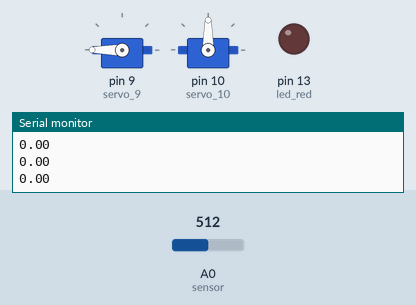
This sketch was run on a simulated Arduino Uno, built with avr-gcc and run on an emulated ATmega328P. Parts: 2 × servo, output pins drawn as LEDs (lit = HIGH), the last lines printed to the serial monitor. The test bench sets the inputs (shaded band); at power-on: A0 (sensor) = 512.

Above: at 1.2 s.
1.3 s: A0 (sensor) set to 716
At 1.8 s:
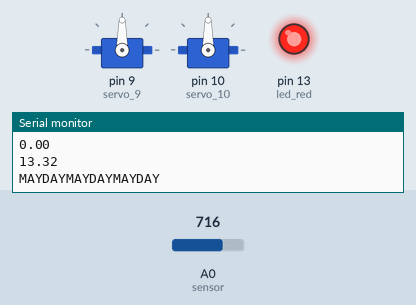
Timing chart, 0 to 4.3 s (numbered marks = the images above; inputs shaded):
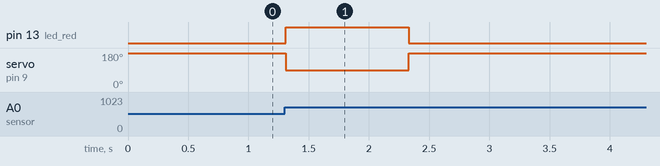

Measured:
- after the input at 1.3 s, pin 13 (led_red): LOW → HIGH at once, → LOW 1.0 s later; servo on pin 9 (servo_9): 180° → 90° at once, → 180° 1.0 s later

The sketch:

pressure_sensing.ino
```cpp
#include "RunningAverage.h"
#include <Servo.h>

Servo servo_9;
Servo servo_10;

RunningAverage x(8);   // to store x data (time)
RunningAverage y(8);   // to store y data (analog sensor output)
RunningAverage xy(8);  // to store x*y, needed for slope calculation
RunningAverage x2(8);  // to store x*x, needed for slope calculation
float threshold = 7.0;
float limit = 50.0;
int led_red = 13;


void setup() {
 Serial.begin(9600);
 pinMode(led_red, OUTPUT); //set red LED as part of reaction
 pinMode(A0, INPUT);
 digitalWrite(led_red, LOW);
servo_9.attach(9);
servo_10.attach(10);
Serial.print("SERVO");
servo_9.write(180);


// explicitly start clean
x.clear();
y.clear();
xy.clear();
x2.clear();
}
void(* resetFunc)(void)=0;//declare reset function @ address 0 // CHANGES MADE HERE

void loop() {
float yn = mapfloat((analogRead(A0) * 1.000), 0, 1023, 0.0, 5.0) ;  // individual sensor lecture (y variable)
  //Serial.println("yn: ");
  //Serial.println(yn);
  float xn = millis() / 1000.000; // corresponding x time variable (seconds)

  y.addValue(yn);          // add y variable to storing array
  x.addValue(xn);          // add x variable to storing array
  xy.addValue(xn * yn); // same for x*y
  x2.addValue(xn * xn); // same for x*x
  //Serial.println("xn: ");
  //Serial.println(xn);


  // wait until window is full of data.
  if(x2.getCount() < 8) {
    //Console.print("filling time window... n = ");
    Serial.print("filling time window... n = ");
  }
  else {
  // Slope equation (simple regression):
  float slope = abs((xy.getAverage()-(x.getAverage()*y.getAverage()))/(x2.getAverage()-(x.getAverage()*x.getAverage())));
  //Serial.println("SSSSSSSS: ");
  Serial.println(slope);

  if(slope > threshold){ //if slope threshold is reached, activate device reaction
      digitalWrite(led_red, HIGH);
      servo_9.write(90); //close valve
      Serial.println("MAYDAYMAYDAYMAYDAY");
      delay(1000);
      resetFunc();// CHANGES MADE HERE
      servo_9.write(180); //open valve after 1 second
  }
  else{
    digitalWrite(led_red, LOW);
  }
  }
}

//map floats from analogRead to voltage
float mapfloat(float x, float in_min, float in_max, float out_min, float out_max){
  return (x - in_min) * (out_max - out_min) / (in_max - in_min) + out_min;
}
```
